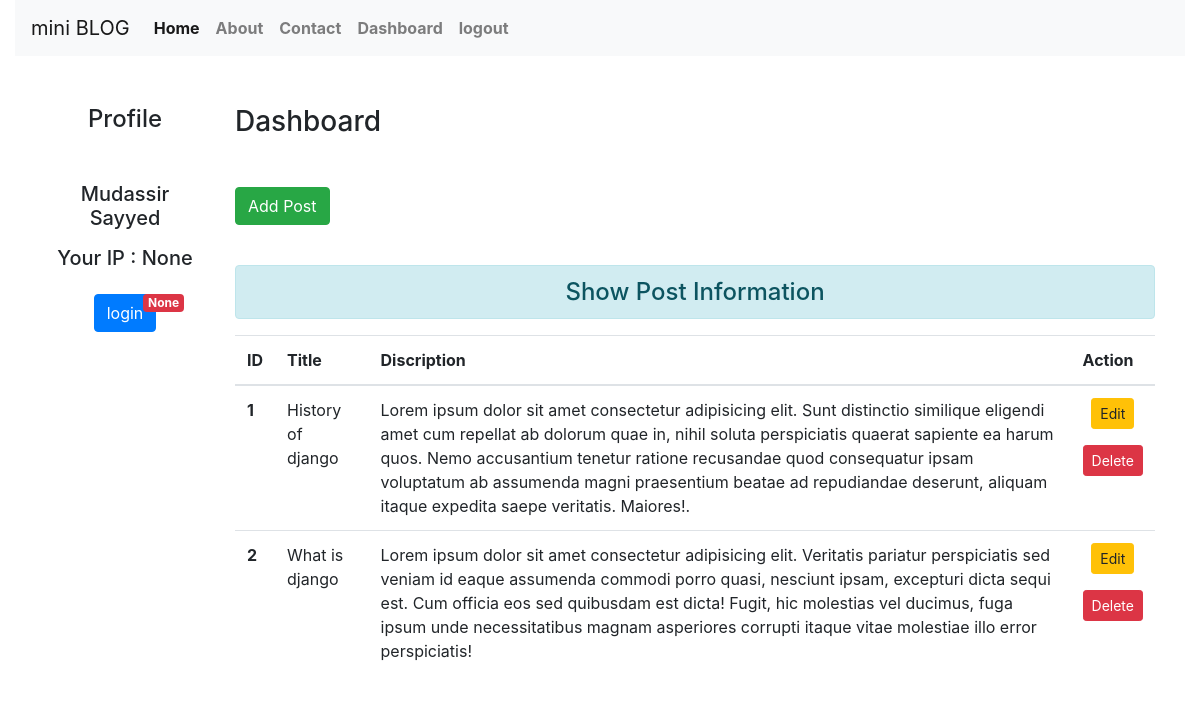
The page /dashboard/ (signed in) on the database its author committed.
### blog/models.py (models this page shows)
class Post(models.Model):
    title = models.CharField(max_length=50)
    desc = models.TextField()

### blog/views.py (the view)
# urls.py: path('dashboard/',views.dashboard, name='dashboard'),
def dashboard(request):
    if request.user.is_authenticated:
        posts  = Post.objects.all()
        user = request.user
        full_name = user.get_full_name()
        gps = user.groups.all()
        ip = request.session.get('ip',0)
        ct = cache.get('count',version=user.pk)
        return render(request,'blog/dashboard.html',{'posts':posts,'full_name':full_name,'group':gps,'ip':ip,'ct':ct})
    else:
        return HttpResponseRedirect('/login/')

### blog/templates/blog/dashboard.html (shortened to what this page needs)
{% extends "blog/base.html" %}
{% block side %}
        <div class="col-sm-2 text-center">
            <h4 class="my-5">Profile</h4>
            <h5>{{full_name}}</h5>
            <h5 class="mt-3">Your IP : {{ip}}</h5>
            <button type="button" class="btn btn-primary position-relative mt-3">
                login
                <span class="position-absolute top-0 start-100 translate-middle badge rounded-pill bg-danger">
                 {{ct}}
                </span>
              </button>
        </div>
{% endblock side %}
{% block content %}
    <div class="col-sm-10">
        <h3 class="my-5">Dashboard</h3>
        <a href="{% url 'addpost' %}" class = 'btn btn-success mb-4'>Add Post</a>
        <h4 class="text-center alert alert-info mt-3">Show Post Information</h4>
        {% if posts %}
            <table class="table table-hover bg-white">
                <thead>
                <tr>
                    <th scope="col">ID</th>
                    <th scope="col">Title</th>
                    <th scope="col">Discription</th>
                    <th scope="col">Action</th>
                </tr>
                </thead>
                <tbody>
                {% for post in posts %}
                <tr>
                    <th scope="row">{{post.id}}</th>
                    <td>{{post.title}}</td>
                    <td>{{post.desc}}</td>
                    <td class="text-center">
                    <a href="{% url 'updatepost' post.id %}" class="btn btn-warning btn-sm">Edit</a>
                    {% if perms.blog.delete_post %}
                    <form action="{% url 'deletepost' post.id %}" method="POST" class=" p-0 my-3"> {% csrf_token %}
                        <input type="submit" value="Delete" class="btn btn-danger btn-sm ">
                    </form>
                    {% endif %}
                    </td>
                </tr>
            {% endfor %}
            </tbody>
          </table>
          {% else %}
            <h2 class="text-center alert alert-warning">No Records</h2>
        {% endif %}
    </div>
{% endblock content %}

### blog/templates/blog/base.html (shortened to what this page needs)
<!DOCTYPE html>
{% load static %}
<html lang="en">
  <head>
    <link
      rel="stylesheet"
      href="https://cdn.jsdelivr.net/npm/bootstrap@4.0.0/dist/css/bootstrap.min.css"
    />
    <link rel="stylesheet" href="{% static 'blog/css/style.css' %}" />
  </head>
  <body>
    <div class="container-fluid">{% include 'blog/navbar.html' %}</div>
    <div class="container">
      <div class="row">
        <div class="col-sm-12">{% block mesg %} {% endblock mesg %}</div>
      </div>
      <div class="row">
        {% block side %}{% endblock side %}
        {% block content %}{% endblock content %}
      </div>
    </div>
  </body>
</html>

### blog/templates/blog/navbar.html (shortened to what this page needs)
<nav class="navbar navbar-expand-lg navbar-light bg-light">
    <a class="navbar-brand" href="#">mini BLOG</a>
    <div class="collapse navbar-collapse" id="navbarNavAltMarkup">
      <div class="navbar-nav font-weight-bold">
        <a class="nav-item nav-link active" href="{% url 'home' %}">Home <span class="sr-only">(current)</span></a>
        <a class="nav-item nav-link" href="{% url 'about' %}">About</a>
        <a class="nav-item nav-link" href="{% url 'contact' %}">Contact</a>
        {% if request.user.is_authenticated %}
        <a class="nav-item nav-link" href="{% url 'dashboard' %}">Dashboard</a>
        <a class="nav-item nav-link" href="{% url 'logout' %}">logout</a>
        {% else %}
        <a class="nav-item nav-link" href="{% url 'signup' %}">Signup</a>
        <a class="nav-item nav-link" href="{% url 'login' %}">Login</a>
        {% endif %}
      </div>
    </div>
  </nav>

### blog/static/blog/css/style.css (style rules this page uses)
* { padding: 0; margin: 0; }
form { background-color: #f8f9fa }

### blog/templates/blog/base.html (style rules this page uses)
form { background-color: #f8f9fa; padding: 20px; border-radius: 5px; }

### rows shown on the page
Post: id "1", title "History of django", desc "Lorem ipsum dolor sit amet consectetur adipisicing elit. Sunt distinctio similique eligendi amet cum repellat ab dolorum quae in, nihil soluta perspiciatis quaerat sapiente ea harum quos. Nemo accusantium tenetur ratione recusandae quod consequatur ipsam voluptatum ab assumenda magni praesentium beatae ad repudiandae deserunt, aliquam itaque expedita saepe veritatis. Maiores!."
Post: id "2", title "What is django", desc "Lorem ipsum dolor sit amet consectetur adipisicing elit. Veritatis pariatur perspiciatis sed veniam id eaque assumenda commodi porro quasi, nesciunt ipsam, excepturi dicta sequi est. Cum officia eos sed quibusdam est dicta! Fugit, hic molestias vel ducimus, fuga ipsum unde necessitatibus magnam asperiores corrupti itaque vitae molestiae illo error perspiciatis!"

### other values the page prints
{{ full_name }} "Mudassir Sayyed"
{{ ip }} "None"
{{ ct }} "None"
